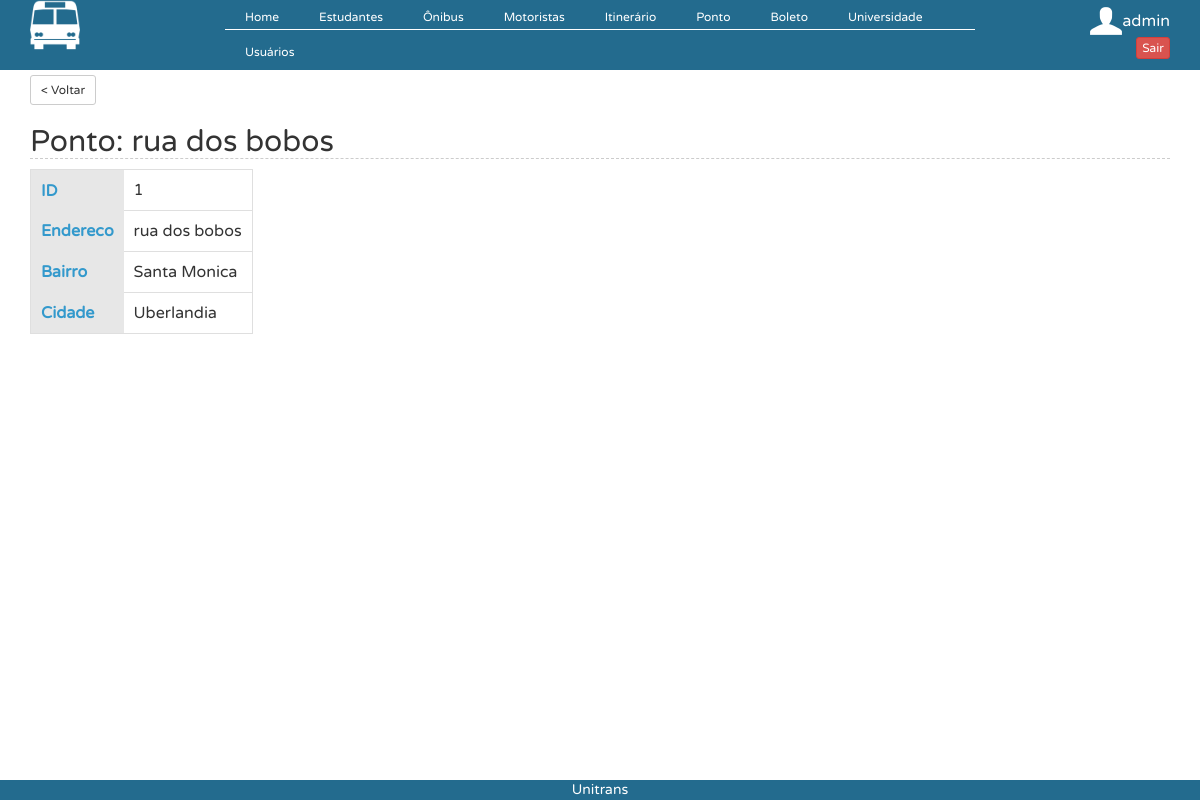
/?controller=ponto&action=view&id=1 (signed in), run on the app's committed database.
### tables this page shows
CREATE TABLE `ponto` (
  `id` int(11) NOT NULL AUTO_INCREMENT,
  `endereco` varchar(45) NOT NULL,
  `bairro` varchar(45) DEFAULT NULL,
  `cidade` varchar(45) DEFAULT NULL,
  `latitude` varchar(45) DEFAULT NULL,
  `longitude` varchar(45) DEFAULT NULL,
  PRIMARY KEY (`id`)
);

### controllers/PontoController.php (called while the page is built, shortened)
<?php
class PontoController {
    public function view() {
        $ponto = PontoDAO::find($_GET['id']);
        require_once('views/ponto/view.php');
    }
}
?>

### connection.php (called while the page is built, shortened)
<?php
  class Db {
    private static $instance = NULL;
    public static function getInstance() {
      if (!isset(self::$instance)) {
        $pdo_options[PDO::ATTR_ERRMODE] = PDO::ERRMODE_EXCEPTION;
        self::$instance = new PDO('mysql:host=localhost;dbname=teste', 'root', '123456', $pdo_options);
      }
      return self::$instance;
    }
  }
?>

### models/PontoDAO.php (called while the page is built, shortened)
<?php
@include_once 'models/Ponto.php';
class PontoDAO {
    public static function find($id) {
        $id = intval($id);
        $req = Db::getInstance()->prepare('SELECT * FROM ponto WHERE id = :id');
        $req->execute(array('id' => $id));
        return PontoDAO::popular($req->fetch());
    }
    public static function popular($linha) {
        $ponto = new Ponto();
        $ponto->setId($linha['id']);
        $ponto->setEndereco($linha['endereco']);
        $ponto->setBairro($linha['bairro']);
        $ponto->setCidade($linha['cidade']);
        $ponto->setLat($linha["latitude"]);
        $ponto->setLong($linha["longitude"]);
        return $ponto;
    }
}

### models/Ponto.php (called while the page is built, shortened)
<?php
class Ponto implements JsonSerializable{
    private $id;
    private $endereco;
    private $bairro;
    private $cidade;
function setId ($id){
        $this->id=$id;
    }
    function getId (){
        return $this->id;
    }
    public function getEndereco() {
        return $this->endereco;
    }
    public function setEndereco($endereco) {
        $this->endereco = $endereco;
    }
    public function getBairro() {
        return $this->bairro;
    }
    public function setBairro($bairro) {
        $this->bairro = $bairro;
    }
    public function getCidade() {
        return $this->cidade;
    }
    public function setCidade($cidade) {
        $this->cidade = $cidade;
    }
}
?>

### views/ponto/view.php (the view)
<button  onclick="javascript:history.back()" type="button" class="btn btn-default btn-sm" style="margin-top: 5px">
                    < Voltar
                </button><h2>Ponto: <?php echo $ponto->getEndereco();?></h2>
<table class="view">
    <tbody>
      <tr>
        <th>ID</th>
        <td><?php echo $ponto->getId() ?></td>
      </tr>
    <tr align="left">
        <th>Endereco</th>
        <td><?php echo $ponto->getEndereco()?></td>
    </tr>
    <tr align="left">
        <th>Bairro</th>
        <td><?php echo $ponto->getBairro()?></td>
    </tr>
    <tr align="left">
        <th>Cidade</th>
        <td><?php echo $ponto->getCidade()?></td>
    </tr>
    </tbody>
  </table>

### webroot/css/estilo.css (style rules this page uses)
* { margin:0; padding:0; font-family: myFirstFont; }
h2 { font-family: Arial, sans-serif; color: #3399CC; font-size: 30px; font-weight: bold; border-bottom: 1px dashed #ccc; margin: 0px 0px 0px 0px; }
table.view { border: 1px solid #dfdfdf; background-color: #fff; clear: both; margin-bottom: 10px; }
table.view tr th { padding: 10px; background-color: #e7e7e7; color: #3399CC; border-bottom: 0px; text-align: left; cursor: pointer; }
table.view tr td { padding: 10px; border-bottom: 1px solid #dfdfdf; vertical-align: middle; }

### data on the page
ponto: endereco "rua dos bobos", id "1", bairro "Santa Monica", cidade "Uberlandia"

### other printed values
$_SESSION['login'] "admin"
